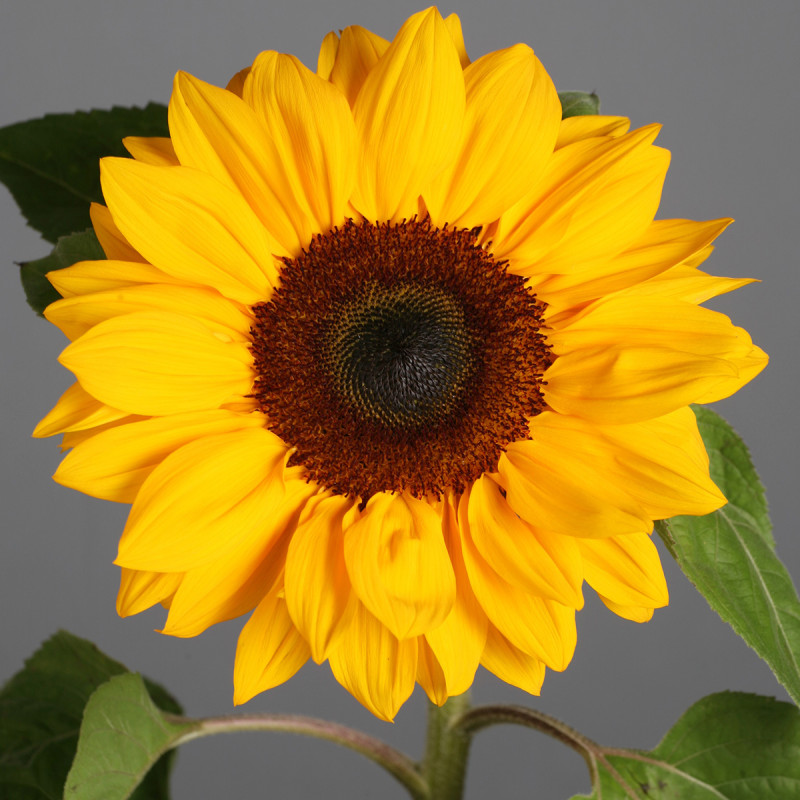
#> input picture img/Girasol.jpg, 800 x 800 px, found by its file name
$ python umbral.py
#> lines starting #> are read from the running program, lines starting #| are printed output that depends on the picture; after the words box and inside, x2 and y2 are one past the last pixel; in counts of white or black regions, pixels touching at a corner belong together
import cv2

#cargar la imagen
img = cv2.imread('img/Girasol.jpg')
#> img is the input picture: shape (800, 800, 3); mean B, G, R 41.3, 128.9, 163.2

#Convertir a escala de grices
img_gray = cv2.cvtColor(img,cv2.COLOR_RGB2GRAY)
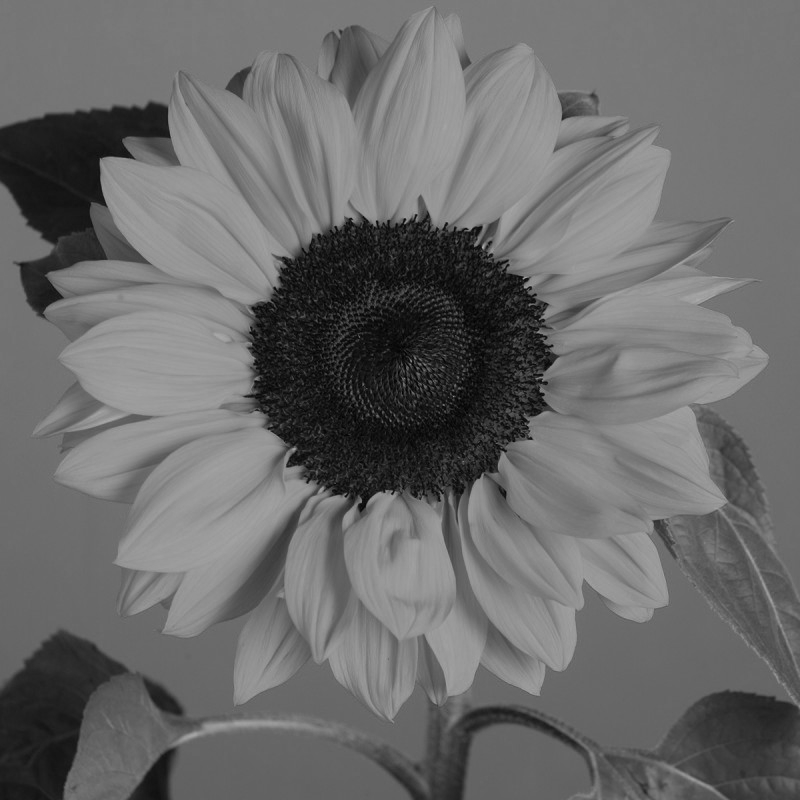
#> img_gray: shape (800, 800); min 0, max 175, mean 106.7


#Umbral global
_,imagen_binary = cv2.threshold(img_gray,127,255,cv2.THRESH_BINARY)
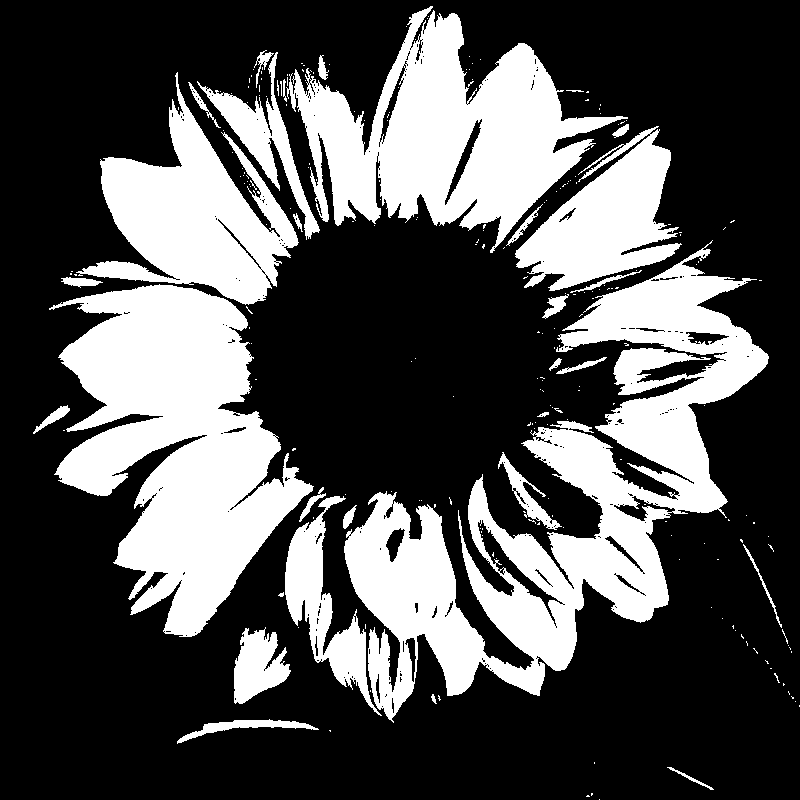
#> imagen_binary: shape (800, 800); 31.9% white; 238 white regions (207 under 20 px), largest, box (x1, y1, x2, y2) and area: (344, 240, 769, 723) 63166, (49, 284, 314, 637) 49412, (286, 6, 628, 253) 37129

#Umbral Otsu
_,imagen_bin =cv2.threshold(img_gray,127,255,cv2.THRESH_BINARY + cv2.THRESH_OTSU)
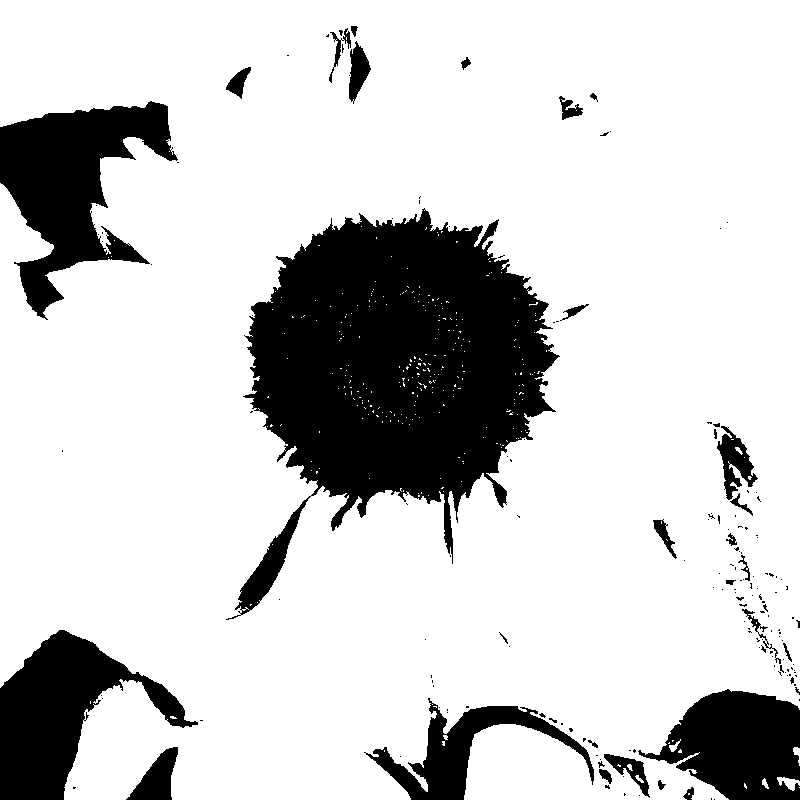
#> imagen_bin: shape (800, 800); 80.1% white; 169 black regions (138 under 20 px), largest, box (x1, y1, x2, y2) and area: (226, 208, 560, 620) 69789, (0, 101, 178, 320) 17697, (0, 630, 198, 800) 14686

cv2.imshow('gray',img_gray)
cv2.imshow('Umbra', imagen_binary)
cv2.imshow('Umbra Otsu', imagen_bin)
cv2.waitKey(0)

$ run again, with img/Cat03.jpg copied over img/Girasol.jpg
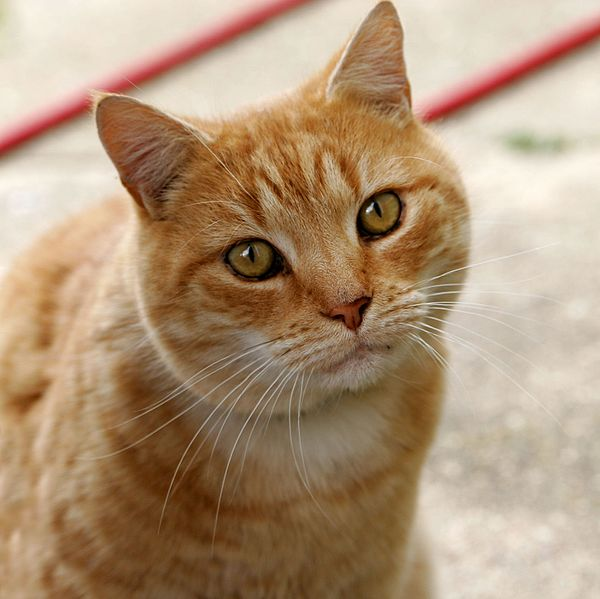
#> input picture img/Cat03.jpg, 600 x 599 px, found by its file name
#> img is the input picture: shape (599, 600, 3); mean B, G, R 120.7, 148.8, 175.9
#> `_,imagen_binary = cv2.threshold(img_gray,127,255,cv2.THRESH_BINARY)`:
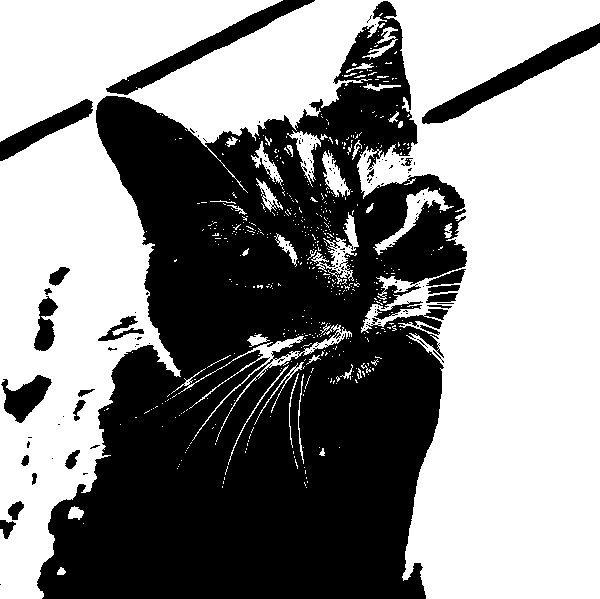
#> imagen_binary: shape (599, 600); 55% white; 143 black regions (118 under 20 px), largest, box (x1, y1, x2, y2) and area: (37, 1, 467, 599) 148350, (422, 23, 600, 124) 3530, (106, 0, 315, 95) 3150
#> `_,imagen_bin =cv2.threshold(img_gray,127,255,cv2.THRESH_BINARY + cv2.T..`:
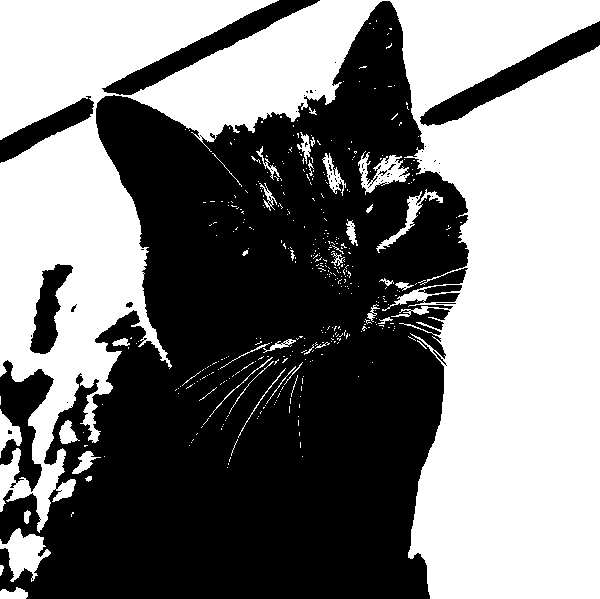
#> imagen_bin: shape (599, 600); 48.9% white; 411 white regions (370 under 20 px), largest, box (x1, y1, x2, y2) and area: (0, 0, 600, 599) 168098, (0, 528, 51, 582) 1372, (358, 151, 410, 195) 916
